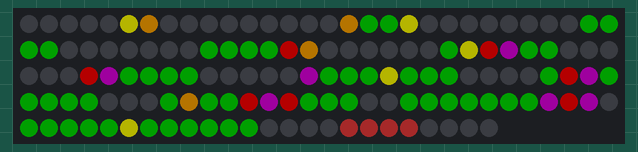
This sketch was run on a simulated Arduino Uno, built with avr-gcc and run on an emulated ATmega328P. Parts: 144 RGB LEDs in strip order, left to right, continuing on the next row. Dim RGB values are drawn brighter than linear.

Above: at 0.1 s.

The sketch:

Arduino_KerstMatrix_Zonder_MQTT.ino
```cpp
#include "FastLED.h"

#define NUM_LEDS 144
#define DATA_PIN 5
#define BRIGHTNESS  64

CRGB leds[NUM_LEDS];

void setup() {
  // put your setup code here, to run once:
  Serial.begin(57600);
  delay(50);
  FastLED.addLeds<NEOPIXEL, DATA_PIN>(leds, NUM_LEDS);
  FastLED.setBrightness(  BRIGHTNESS );
}

void loop() {
  // put your main code here, to run repeatedly:
  kerstboom();
}

void updateMatrix(int j[]) {
  for (int i = 0; i <= NUM_LEDS; i++) {
    if (j[i] == 1) {
      leds[i] = CRGB::Red;
    }
    else if (j[i] == 2) {
      leds[i] = CRGB::Green;
    }
    else if (j[i] == 3) {
      leds[i] = CRGB::Blue;
    }
    else if (j[i] == 4) {
      leds[i] = CRGB::Yellow;
    }
    else if (j[i] == 5) {
      leds[i] = CRGB::Cyan;
    }
    else if (j[i] == 6) {
      leds[i] = CRGB::Purple;
    }
    else if (j[i] == 7) {
      leds[i] = CRGB::Orange;
    }
    else if (j[i] == 8) {
      leds[i] = CRGB::Brown;
    }
    else if (j[i] == 9) {
      leds[i] = CRGB::White;
    }
    else if (j[i] == 0) {
      leds[i] = CRGB::Black;
    }
  }

  FastLED.show();
}

void kerstboom() {
  int kerstboom[NUM_LEDS] = {0, 0, 0, 0, 0, 4, 7, 0, 0, 0, 0, 0,
                             0, 0, 0, 0, 7, 2, 2, 4, 0, 0, 0, 0,
                             0, 0, 0, 0, 2, 2, 2, 2, 0, 0, 0, 0,
                             0, 0, 0, 2, 2, 2, 2, 1, 7, 0, 0, 0,
                             0, 0, 0, 2, 4, 1, 6, 2, 2, 0, 0, 0,
                             0, 0, 0, 1, 6, 2, 2, 2, 2, 0, 0, 0,
                             0, 0, 6, 2, 2, 2, 4, 2, 2, 2, 0, 0,
                             0, 0, 2, 1, 6, 2, 2, 2, 2, 2, 0, 0,
                             0, 2, 7, 2, 2, 1, 6, 1, 2, 2, 2, 0,
                             0, 2, 2, 2, 2, 2, 2, 2, 6, 1, 6, 0,
                             2, 2, 2, 2, 2, 4, 2, 2, 2, 2, 2, 2,
                             0, 0, 0, 0, 8, 8, 8, 8, 0, 0, 0, 0
                            };
  int kerstboom2[NUM_LEDS] = {0, 0, 0, 0, 0, 7, 4, 0, 0, 0, 0, 0,
                              0, 0, 0, 0, 4, 2, 2, 7, 0, 0, 0, 0,
                              0, 0, 0, 0, 2, 2, 2, 2, 0, 0, 0, 0,
                              0, 0, 0, 2, 2, 2, 2, 6, 4, 0, 0, 0,
                              0, 0, 0, 2, 7, 6, 1, 2, 2, 0, 0, 0,
                              0, 0, 0, 6, 1, 2, 2, 2, 2, 0, 0, 0,
                              0, 0, 1, 2, 2, 2, 7, 2, 2, 2, 0, 0,
                              0, 0, 2, 6, 1, 2, 2, 2, 2, 2, 0, 0,
                              0, 2, 4, 2, 2, 6, 1, 6, 2, 2, 2, 0,
                              0, 2, 2, 2, 2, 2, 2, 2, 1, 6, 1, 0,
                              2, 2, 2, 2, 2, 7, 2, 2, 2, 2, 2, 2,
                              0, 0, 0, 0, 8, 8, 8, 8, 0, 0, 0, 0
                             };
  updateMatrix(kerstboom);
  delay(500);
  updateMatrix(kerstboom2);
  delay(500);
}
```
